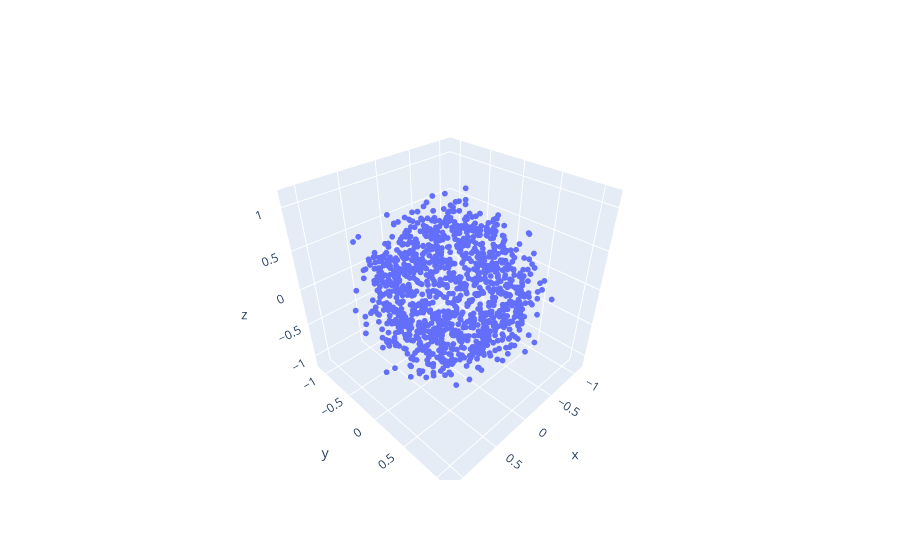

Notebook code cell kept with this figure:
### Markdown cell above
We need to check if that is somehow maybe the sphere is a property of a random graph of this size. To do this we instantiate a random graph and give it the same treatment. To us a graph is a symmetric matrix with 0's on the diagonal. We check with a uniformly distributed matrix and a random gaussian.

### Code cell
X3_long=[]
X2_long=[]
m_list=[]
m1_list=[]
range_k=100
for k in range(range_k):
    random_array = np.random.rand(12, 12)
    d_rand = (random_array + random_array.T) / 2
    np.fill_diagonal(d_rand, 0)
    X2,X3,m1,m=mapData(d_rand,False)
    X3_long.append(X3)
    m_list.append(m)
    X2_long.append(X2)
    m1_list.append(m1)
X3_long_array=np.concatenate(X3_long, axis=0)
X2_long_array=np.concatenate(X2_long, axis=0)

m=max(m_list)
m1=max(m1_list)

plt.scatter(X2_long_array[:,0]/m1,X2_long_array[:,1]/m1)
plt.title("2D embedding")
plt.xlabel("x")
plt.ylabel("y")
output_dir = 'plots'
os.makedirs(output_dir, exist_ok=True)  # Create the directory if it does not exist
plt.savefig(os.path.join(output_dir, f'2D_embedding_rd_avg.png'))
plt.show()

fig = go.Figure(data=go.Scatter3d(x=X3_long_array[:, 0], y=X3_long_array[:, 1], z=X3_long_array[:, 2], mode='markers',marker=dict(size=2)))

fig.update_layout(
scene=dict(
            xaxis=dict(range=[-m, m]),
            yaxis=dict(range=[-m, m]),
            zaxis=dict(range=[-m, m]),
            aspectmode='cube'))

fig.show()

r,x0,y0,z0, rmse=sphereFit(X3_long_array[:,0]/m,X3_long_array[:,1]/m,X3_long_array[:,2]/m)
print(f"Number of points {range_k*12}")
print("RMSE of the cloud points to a sphere: ")
print(rmse)
print("Number of points in a sphere of radius 0.5: ")
count_points_in_sphere(X3_long_array[:,0]/m, X3_long_array[:,1]/m, X3_long_array[:,2]/m, 0.5)

### Figure 1 — Plotly figure (JSON) as saved in the notebook; plotly's stock layout.template omitted (floating-point values rounded to 4 significant figures; data arrays with more than 128 entries replaced by an {"elided": "..."} marker saying what was removed)
{"data": [{"marker": {"size": 2}, "mode": "markers", "type": "scatter3d", "x": {"elided": "1200 float values"}, "y": {"elided": "1200 float values"}, "z": {"elided": "1200 float values"}}], "layout": {"scene": {"aspectmode": "cube", "xaxis": {"range": [-1.183, 1.183]}, "yaxis": {"range": [-1.183, 1.183]}, "zaxis": {"range": [-1.183, 1.183]}}}}
